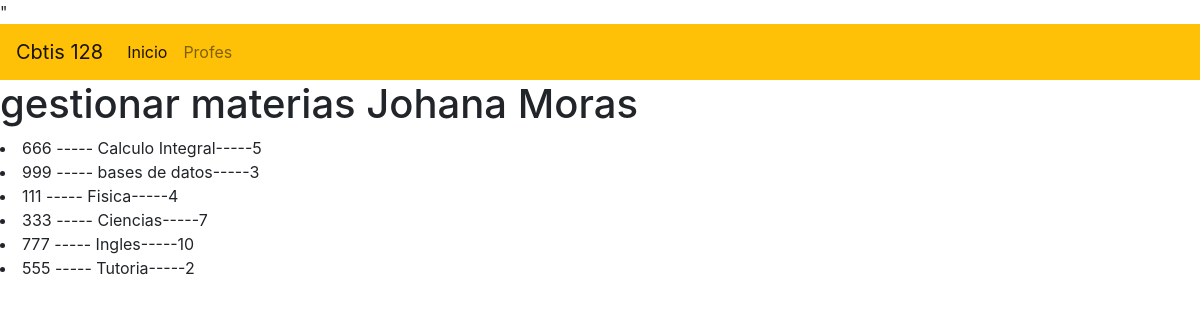
The page / on the database its author committed.
### materia_app/models.py (models this page shows, shortened)
class Materia(models.Model):
    codigo=models.CharField(primary_key=True,max_length=6)
    nombre=models.CharField(max_length=100)
    creditos=models.IntegerField()

### materia_app/views.py (the view)
# urls.py: path("",views.inicio_vista,name="views.inicio_vista")
def inicio_vista(request):
    ListadoMaterias=Materia.objects.all()
    return render(request,"gestionarMateria.html",{"lasmaterias":ListadoMaterias})

### materia_app/templates/gestionarMateria.html (shortened to what this page needs)
{% extends "base.html" %}
{% block cuerpo %}
<h1> gestionar materias Johana Moras</h1>
{% for  m in lasmaterias %}
<li> {{m.codigo}} ----- {{m.nombre}}-----{{m.creditos}}</li>
{% endfor %}
{% endblock %}

### materia_app/templates/base.html (shortened to what this page needs)
<!DOCTYPE html>
<html lang="en">
<head>
    <link rel="stylesheet" href="https://cdn.jsdelivr.net/npm/bootstrap@4.3.1/dist/css/bootstrap.min.css">"
</head>
<body>
    <nav class="navbar navbar-expand-lg navbar-light bg-warning">
        <a class="navbar-brand" href="#">Cbtis 128</a>
        <div class="collapse navbar-collapse" id="navbarNav">
    <ul class="navbar-nav">
            <li class="nav-item active">
            <a class="nav-link" href="#">Inicio <span class="sr-only">(current)</span></a>
            </li>
            <li class="nav-item">
            <a class="nav-link" href="#">Profes</a>
            </li>
        </ul>
        </div>
    </nav>
    {% block cuerpo %} {% endblock %}
</body>
</html>

### rows shown on the page
Materia: codigo "666", nombre "Calculo Integral", creditos "5"
Materia: codigo "999", nombre "bases de datos", creditos "3"
Materia: codigo "111", nombre "Fisica", creditos "4"
Materia: codigo "333", nombre "Ciencias", creditos "7"
Materia: codigo "777", nombre "Ingles", creditos "10"
Materia: codigo "555", nombre "Tutoria", creditos "2"
